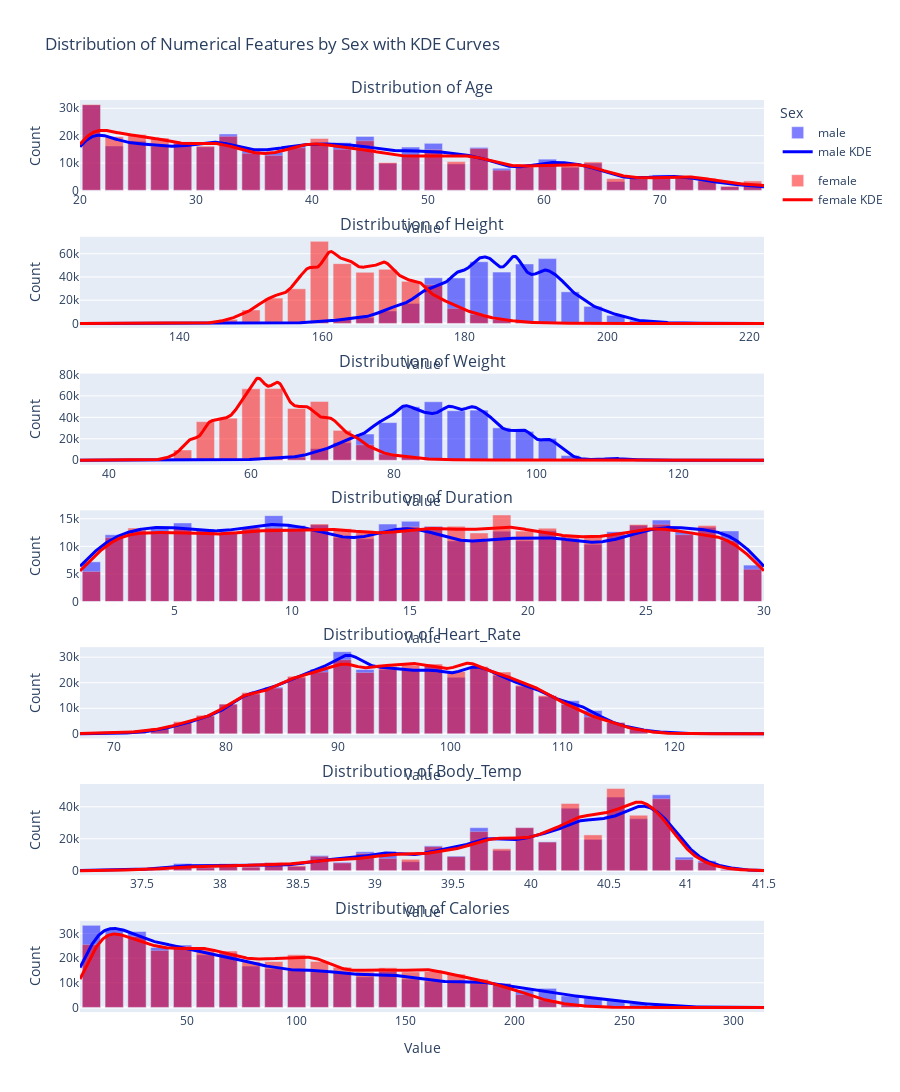

Notebook source saved alongside this figure:
### Code cell
# Add smooth KDE lines to existing distribution plots
numerical_features = train.select_dtypes(include=[np.number]).columns.tolist()

# Create a new figure with the same structure
fig = make_subplots(
    rows=len(numerical_features), 
    cols=1,
    subplot_titles=[f"Distribution of {feature}" for feature in numerical_features],
    vertical_spacing=0.05,
    shared_xaxes=False
)

# Updated color map for better visualization
colors = {'male': 'blue', 'female': 'red'}

# For each numerical feature, create a histogram with KDE lines for each sex
for i, feature in enumerate(numerical_features):
    # Calculate optimal number of bins based on data range - keep on GPU for min/max only
    min_val = float(train_gpu[feature].min())
    max_val = float(train_gpu[feature].max())
    nbins = 30
    bin_width = (max_val - min_val) / nbins
    
    # Create bin edges
    edges = [min_val + j * bin_width for j in range(nbins + 1)]
    centers = [(edges[j] + edges[j+1])/2 for j in range(nbins)]
    
    # Create histograms and KDE for each sex
    for sex in ['male', 'female']:
        # Filter data by sex - work with pandas directly
        filtered = train[train['Sex'] == sex]
        
        # Get feature data directly from pandas DataFrame
        feature_data = filtered[feature].values
        
        # Try to use GPU-accelerated histogram calculation
        try:
            # Convert to CuPy array for GPU acceleration
            feature_data_cp = cp.asarray(feature_data)
            hist_cp, _ = cp.histogram(feature_data_cp, bins=edges)
            hist = cp.asnumpy(hist_cp)  # Convert back to numpy for plotting
        except:
            # Fall back to numpy if CuPy operation fails
            hist, _ = np.histogram(feature_data, bins=edges)
        
        # Add histogram trace
        fig.add_trace(
            go.Bar(
                x=centers,
                y=hist,
                name=sex,
                marker_color=colors[sex],
                opacity=0.5,  # Lower opacity to make the KDE line more visible
                showlegend=(i == 0),
                legendgroup=sex
            ),
            row=i+1, 
            col=1
        )
        
        # Generate KDE using scipy - directly from pandas data
        if len(feature_data) > 1:  # Ensure we have enough data points
            # Sample data if too large to improve KDE performance
            if len(feature_data) > 50000:
                sample_indices = np.random.choice(len(feature_data), 50000, replace=False)
                kde_data = feature_data[sample_indices]
            else:
                kde_data = feature_data
                
            # Generate KDE points
            kde_x = np.linspace(min_val, max_val, 1000)
            kde = stats.gaussian_kde(kde_data)
            kde_y = kde(kde_x) * len(feature_data) * bin_width  # Scale KDE to match histogram height
            
            # Add KDE line trace
            fig.add_trace(
                go.Scatter(
                    x=kde_x,
                    y=kde_y,
                    mode='lines',
                    line=dict(color=colors[sex], width=3),
                    name=f"{sex} KDE",
                    showlegend=(i == 0),
                    legendgroup=sex
                ),
                row=i+1,
                col=1
            )
    
    # Update layout for each subplot
    fig.update_xaxes(title_text="Value", row=i+1, col=1)
    fig.update_yaxes(title_text="Count", row=i+1, col=1)

# Update global layout
fig.update_layout(
    height=300 * len(numerical_features),
    width=900,
    title_text="Distribution of Numerical Features by Sex with KDE Curves",
    barmode='overlay',
    legend_title_text="Sex",
)

# Show the figure
fig.show()

### Figure 1 — Plotly figure (JSON) as saved in the notebook; plotly's stock layout.template omitted (floating-point values rounded to 4 significant figures; data arrays with more than 128 entries replaced by an {"elided": "..."} marker saying what was removed)
{"data": [{"legendgroup": "male", "marker": {"color": "blue"}, "name": "male", "opacity": 0.5, "showlegend": true, "type": "bar", "x": [20.98, 22.95, 24.92, 26.88, 28.85, 30.82, 32.78, 34.75, 36.72, 38.68, 40.65, 42.62, 44.58, 46.55, 48.52, 50.48, 52.45, 54.42, 56.38, 58.35, 60.32, 62.28, 64.25, 66.22, 68.18, 70.15, 72.12, 74.08, 76.05, 78.02], "xaxis": "x", "y": [31220, 16209, 17966, 16088, 17072, 15899, 20601, 14494, 14002, 16315, 16899, 17435, 19718, 9916, 15827, 17191, 9652, 15694, 8072, 8499, 11394, 8428, 9965, 3217, 4510, 5628, 5159, 3437, 1316, 2456], "yaxis": "y"}, {"legendgroup": "male", "line": {"color": "blue", "width": 3}, "mode": "lines", "name": "male KDE", "showlegend": true, "type": "scatter", "x": {"elided": "1000 float values"}, "xaxis": "x", "y": {"elided": "1000 float values"}, "yaxis": "y"}, {"legendgroup": "female", "marker": {"color": "red"}, "name": "female", "opacity": 0.5, "showlegend": true, "type": "bar", "x": [20.98, 22.95, 24.92, 26.88, 28.85, 30.82, 32.78, 34.75, 36.72, 38.68, 40.65, 42.62, 44.58, 46.55, 48.52, 50.48, 52.45, 54.42, 56.38, 58.35, 60.32, 62.28, 64.25, 66.22, 68.18, 70.15, 72.12, 74.08, 76.05, 78.02], "xaxis": "x", "y": [31366, 19635, 20443, 19153, 17730, 16143, 19733, 13535, 12763, 15559, 18996, 15007, 18112, 10157, 12381, 14906, 10539, 15284, 7372, 9591, 9514, 8973, 10380, 4293, 4458, 5084, 5304, 4409, 1470, 3431], "yaxis": "y"}, {"legendgroup": "female", "line": {"color": "red", "width": 3}, "mode": "lines", "name": "female KDE", "showlegend": true, "type": "scatter", "x": {"elided": "1000 float values"}, "xaxis": "x", "y": {"elided": "1000 float values"}, "yaxis": "y"}, {"legendgroup": "male", "marker": {"color": "blue"}, "name": "male", "opacity": 0.5, "showlegend": false, "type": "bar", "x": [127.6, 130.8, 134, 137.2, 140.4, 143.6, 146.8, 150, 153.2, 156.4, 159.6, 162.8, 166, 169.2, 172.4, 175.6, 178.8, 182, 185.2, 188.4, 191.6, 194.8, 198, 201.2, 204.4, 207.6, 210.8, 214, 217.2, 220.4], "xaxis": "x2", "y": [0, 0, 0, 0, 1, 7, 31, 99, 192, 336, 1591, 3237, 4998, 10698, 17206, 39260, 39139, 53055, 44151, 51205, 55766, 27223, 14686, 6927, 2823, 1197, 374, 66, 9, 2], "yaxis": "y2"}, {"legendgroup": "male", "line": {"color": "blue", "width": 3}, "mode": "lines", "name": "male KDE", "showlegend": false, "type": "scatter", "x": {"elided": "1000 float values"}, "xaxis": "x2", "y": {"elided": "1000 float values"}, "yaxis": "y2"}, {"legendgroup": "female", "marker": {"color": "red"}, "name": "female", "opacity": 0.5, "showlegend": false, "type": "bar", "x": [127.6, 130.8, 134, 137.2, 140.4, 143.6, 146.8, 150, 153.2, 156.4, 159.6, 162.8, 166, 169.2, 172.4, 175.6, 178.8, 182, 185.2, 188.4, 191.6, 194.8, 198, 201.2, 204.4, 207.6, 210.8, 214, 217.2, 220.4], "xaxis": "x2", "y": [2, 0, 2, 8, 81, 444, 3553, 11594, 21810, 29776, 70600, 51448, 43951, 46531, 36226, 33218, 13020, 7830, 3288, 1361, 698, 147, 83, 22, 23, 4, 0, 0, 0, 1], "yaxis": "y2"}, {"legendgroup": "female", "line": {"color": "red", "width": 3}, "mode": "lines", "name": "female KDE", "showlegend": false, "type": "scatter", "x": {"elided": "1000 float values"}, "xaxis": "x2", "y": {"elided": "1000 float values"}, "yaxis": "y2"}, {"legendgroup": "male", "marker": {"color": "blue"}, "name": "male", "opacity": 0.5, "showlegend": false, "type": "bar", "x": [37.6, 40.8, 44, 47.2, 50.4, 53.6, 56.8, 60, 63.2, 66.4, 69.6, 72.8, 76, 79.2, 82.4, 85.6, 88.8, 92, 95.2, 98.4, 101.6, 104.8, 108, 111.2, 114.4, 117.6, 120.8, 124, 127.2, 130.4], "xaxis": "x3", "y": [0, 0, 0, 8, 55, 219, 252, 726, 1784, 2766, 10815, 16400, 24463, 35109, 49823, 54541, 46176, 46740, 30218, 26872, 20441, 4478, 708, 1273, 264, 79, 50, 11, 6, 2], "yaxis": "y3"}, {"legendgroup": "male", "line": {"color": "blue", "width": 3}, "mode": "lines", "name": "male KDE", "showlegend": false, "type": "scatter", "x": {"elided": "1000 float values"}, "xaxis": "x3", "y": {"elided": "1000 float values"}, "yaxis": "y3"}, {"legendgroup": "female", "marker": {"color": "red"}, "name": "female", "opacity": 0.5, "showlegend": false, "type": "bar", "x": [37.6, 40.8, 44, 47.2, 50.4, 53.6, 56.8, 60, 63.2, 66.4, 69.6, 72.8, 76, 79.2, 82.4, 85.6, 88.8, 92, 95.2, 98.4, 101.6, 104.8, 108, 111.2, 114.4, 117.6, 120.8, 124, 127.2, 130.4], "xaxis": "x3", "y": [3, 8, 114, 803, 9545, 36006, 39228, 66599, 66843, 48309, 54799, 27858, 14446, 5849, 3099, 1394, 364, 246, 100, 49, 47, 10, 0, 2, 0, 0, 0, 0, 0, 0], "yaxis": "y3"}, {"legendgroup": "female", "line": {"color": "red", "width": 3}, "mode": "lines", "name": "female KDE", "showlegend": false, "type": "scatter", "x": {"elided": "1000 float values"}, "xaxis": "x3", "y": {"elided": "1000 float values"}, "yaxis": "y3"}, {"legendgroup": "male", "marker": {"color": "blue"}, "name": "male", "opacity": 0.5, "showlegend": false, "type": "bar", "x": [1.483, 2.45, 3.417, 4.383, 5.35, 6.317, 7.283, 8.25, 9.217, 10.18, 11.15, 12.12, 13.08, 14.05, 15.02, 15.98, 16.95, 17.92, 18.88, 19.85, 20.82, 21.78, 22.75, 23.72, 24.68, 25.65, 26.62, 27.58, 28.55, 29.52], "xaxis": "x4", "y": [7201, 12105, 12821, 13448, 14249, 13158, 12658, 13306, 15560, 13786, 13923, 11596, 11381, 14039, 14534, 13643, 10972, 10988, 12747, 11013, 12810, 11239, 10378, 12657, 13810, 14763, 12635, 13453, 12798, 6608], "yaxis": "y4"}, {"legendgroup": "male", "line": {"color": "blue", "width": 3}, "mode": "lines", "name": "male KDE", "showlegend": false, "type": "scatter", "x": {"elided": "1000 float values"}, "xaxis": "x4", "y": {"elided": "1000 float values"}, "yaxis": "y4"}, {"legendgroup": "female", "marker": {"color": "red"}, "name": "female", "opacity": 0.5, "showlegend": false, "type": "bar", "x": [1.483, 2.45, 3.417, 4.383, 5.35, 6.317, 7.283, 8.25, 9.217, 10.18, 11.15, 12.12, 13.08, 14.05, 15.02, 15.98, 16.95, 17.92, 18.88, 19.85, 20.82, 21.78, 22.75, 23.72, 24.68, 25.65, 26.62, 27.58, 28.55, 29.52], "xaxis": "x4", "y": [5447, 11584, 13332, 12521, 13244, 12944, 12403, 13437, 13340, 12937, 14044, 13194, 12868, 12662, 13550, 13572, 13639, 12430, 15686, 12762, 13299, 11969, 11982, 12092, 13955, 14005, 12123, 13786, 11058, 5856], "yaxis": "y4"}, {"legendgroup": "female", "line": {"color": "red", "width": 3}, "mode": "lines", "name": "female KDE", "showlegend": false, "type": "scatter", "x": {"elided": "1000 float values"}, "xaxis": "x4", "y": {"elided": "1000 float values"}, "yaxis": "y4"}, {"legendgroup": "male", "marker": {"color": "blue"}, "name": "male", "opacity": 0.5, "showlegend": false, "type": "bar", "x": [68.02, 70.05, 72.08, 74.12, 76.15, 78.18, 80.22, 82.25, 84.28, 86.32, 88.35, 90.38, 92.42, 94.45, 96.48, 98.52, 100.5, 102.6, 104.6, 106.6, 108.7, 110.7, 112.8, 114.8, 116.8, 118.8, 120.9, 122.9, 125.0, 127.0], "xaxis": "x5", "y": [166, 186, 714, 1879, 4214, 6841, 11577, 15577, 18291, 21932, 25331, 32122, 25165, 25139, 24861, 26440, 22112, 25966, 22873, 18621, 14521, 12990, 9144, 4445, 2021, 736, 263, 64, 54, 34], "yaxis": "y5"}, {"legendgroup": "male", "line": {"color": "blue", "width": 3}, "mode": "lines", "name": "male KDE", "showlegend": false, "type": "scatter", "x": {"elided": "1000 float values"}, "xaxis": "x5", "y": {"elided": "1000 float values"}, "yaxis": "y5"}, {"legendgroup": "female", "marker": {"color": "red"}, "name": "female", "opacity": 0.5, "showlegend": false, "type": "bar", "x": [68.02, 70.05, 72.08, 74.12, 76.15, 78.18, 80.22, 82.25, 84.28, 86.32, 88.35, 90.38, 92.42, 94.45, 96.48, 98.52, 100.5, 102.6, 104.6, 106.6, 108.7, 110.7, 112.8, 114.8, 116.8, 118.8, 120.9, 122.9, 125.0, 127.0], "xaxis": "x5", "y": [222, 292, 989, 2310, 4817, 7279, 11672, 16185, 17905, 22552, 24173, 29026, 24005, 26317, 26939, 27333, 24437, 26338, 24196, 19062, 14989, 11472, 6614, 4449, 1632, 343, 129, 37, 5, 2], "yaxis": "y5"}, {"legendgroup": "female", "line": {"color": "red", "width": 3}, "mode": "lines", "name": "female KDE", "showlegend": false, "type": "scatter", "x": {"elided": "1000 float values"}, "xaxis": "x5", "y": {"elided": "1000 float values"}, "yaxis": "y5"}, {"legendgroup": "male", "marker": {"color": "blue"}, "name": "male", "opacity": 0.5, "showlegend": false, "type": "bar", "x": [37.17, 37.32, 37.47, 37.61, 37.76, 37.91, 38.05, 38.2, 38.35, 38.49, 38.64, 38.79, 38.93, 39.08, 39.23, 39.37, 39.52, 39.67, 39.81, 39.96, 40.11, 40.25, 40.4, 40.55, 40.69, 40.84, 40.99, 41.13, 41.28, 41.43], "xaxis": "x6", "y": [53, 88, 1005, 641, 4522, 2057, 4390, 2203, 4921, 2630, 9530, 5286, 11884, 9575, 5632, 15559, 9166, 26942, 12692, 26935, 18086, 39137, 19586, 46089, 32487, 47518, 8497, 6211, 842, 115], "yaxis": "y6"}, {"legendgroup": "male", "line": {"color": "blue", "width": 3}, "mode": "lines", "name": "male KDE", "showlegend": false, "type": "scatter", "x": {"elided": "1000 float values"}, "xaxis": "x6", "y": {"elided": "1000 float values"}, "yaxis": "y6"}, {"legendgroup": "female", "marker": {"color": "red"}, "name": "female", "opacity": 0.5, "showlegend": false, "type": "bar", "x": [37.17, 37.32, 37.47, 37.61, 37.76, 37.91, 38.05, 38.2, 38.35, 38.49, 38.64, 38.79, 38.93, 39.08, 39.23, 39.37, 39.52, 39.67, 39.81, 39.96, 40.11, 40.25, 40.4, 40.55, 40.69, 40.84, 40.99, 41.13, 41.28, 41.43], "xaxis": "x6", "y": [44, 101, 917, 519, 3252, 1720, 3461, 2326, 5209, 3064, 8990, 4875, 10789, 7692, 7149, 15051, 8816, 24497, 13758, 26954, 17937, 42067, 22414, 51436, 34765, 45066, 6947, 5212, 584, 109], "yaxis": "y6"}, {"legendgroup": "female", "line": {"color": "red", "width": 3}, "mode": "lines", "name": "female KDE", "showlegend": false, "type": "scatter", "x": {"elided": "1000 float values"}, "xaxis": "x6", "y": {"elided": "1000 float values"}, "yaxis": "y6"}, {"legendgroup": "male", "marker": {"color": "blue"}, "name": "male", "opacity": 0.5, "showlegend": false, "type": "bar", "x": [6.217, 16.65, 27.08, 37.52, 47.95, 58.38, 68.82, 79.25, 89.68, 100.1, 110.6, 121.0, 131.4, 141.8, 152.3, 162.7, 173.2, 183.6, 194.0, 204.5, 214.9, 225.3, 235.8, 246.2, 256.6, 267.0, 277.5, 287.9, 298.4, 308.8], "xaxis": "x7", "y": [33315, 32049, 30819, 24345, 25341, 21347, 21997, 16793, 15725, 15429, 14499, 14275, 12426, 14581, 11512, 10698, 10518, 9649, 9791, 7086, 7749, 4690, 3825, 2849, 1606, 1027, 123, 77, 112, 26], "yaxis": "y7"}, {"legendgroup": "male", "line": {"color": "blue", "width": 3}, "mode": "lines", "name": "male KDE", "showlegend": false, "type": "scatter", "x": {"elided": "1000 float values"}, "xaxis": "x7", "y": {"elided": "1000 float values"}, "yaxis": "y7"}, {"legendgroup": "female", "marker": {"color": "red"}, "name": "female", "opacity": 0.5, "showlegend": false, "type": "bar", "x": [6.217, 16.65, 27.08, 37.52, 47.95, 58.38, 68.82, 79.25, 89.68, 100.1, 110.6, 121.0, 131.4, 141.8, 152.3, 162.7, 173.2, 183.6, 194.0, 204.5, 214.9, 225.3, 235.8, 246.2, 256.6, 267.0, 277.5, 287.9, 298.4, 308.8], "xaxis": "x7", "y": [25498, 29561, 28804, 23144, 24809, 23522, 22927, 18616, 18632, 21348, 18686, 16331, 14377, 16099, 14407, 14571, 13519, 11451, 9648, 5263, 3014, 1026, 420, 26, 12, 7, 2, 0, 1, 0], "yaxis": "y7"}, {"legendgroup": "female", "line": {"color": "red", "width": 3}, "mode": "lines", "name": "female KDE", "showlegend": false, "type": "scatter", "x": {"elided": "1000 float values"}, "xaxis": "x7", "y": {"elided": "1000 float values"}, "yaxis": "y7"}], "layout": {"annotations": [{"font": {"size": 16}, "showarrow": false, "text": "Distribution of Age", "x": 0.5, "xanchor": "center", "xref": "paper", "y": 1, "yanchor": "bottom", "yref": "paper"}, {"font": {"size": 16}, "showarrow": false, "text": "Distribution of Height", "x": 0.5, "xanchor": "center", "xref": "paper", "y": 0.85, "yanchor": "bottom", "yref": "paper"}, {"font": {"size": 16}, "showarrow": false, "text": "Distribution of Weight", "x": 0.5, "xanchor": "center", "xref": "paper", "y": 0.7, "yanchor": "bottom", "yref": "paper"}, {"font": {"size": 16}, "showarrow": false, "text": "Distribution of Duration", "x": 0.5, "xanchor": "center", "xref": "paper", "y": 0.55, "yanchor": "bottom", "yref": "paper"}, {"font": {"size": 16}, "showarrow": false, "text": "Distribution of Heart_Rate", "x": 0.5, "xanchor": "center", "xref": "paper", "y": 0.4, "yanchor": "bottom", "yref": "paper"}, {"font": {"size": 16}, "showarrow": false, "text": "Distribution of Body_Temp", "x": 0.5, "xanchor": "center", "xref": "paper", "y": 0.25, "yanchor": "bottom", "yref": "paper"}, {"font": {"size": 16}, "showarrow": false, "text": "Distribution of Calories", "x": 0.5, "xanchor": "center", "xref": "paper", "y": 0.1, "yanchor": "bottom", "yref": "paper"}], "barmode": "overlay", "height": 2100, "legend": {"title": {"text": "Sex"}}, "title": {"text": "Distribution of Numerical Features by Sex with KDE Curves"}, "width": 900, "xaxis": {"anchor": "y", "domain": [0, 1], "title": {"text": "Value"}}, "xaxis2": {"anchor": "y2", "domain": [0, 1], "title": {"text": "Value"}}, "xaxis3": {"anchor": "y3", "domain": [0, 1], "title": {"text": "Value"}}, "xaxis4": {"anchor": "y4", "domain": [0, 1], "title": {"text": "Value"}}, "xaxis5": {"anchor": "y5", "domain": [0, 1], "title": {"text": "Value"}}, "xaxis6": {"anchor": "y6", "domain": [0, 1], "title": {"text": "Value"}}, "xaxis7": {"anchor": "y7", "domain": [0, 1], "title": {"text": "Value"}}, "yaxis": {"anchor": "x", "domain": [0.9, 1], "title": {"text": "Count"}}, "yaxis2": {"anchor": "x2", "domain": [0.75, 0.85], "title": {"text": "Count"}}, "yaxis3": {"anchor": "x3", "domain": [0.6, 0.7], "title": {"text": "Count"}}, "yaxis4": {"anchor": "x4", "domain": [0.45, 0.55], "title": {"text": "Count"}}, "yaxis5": {"anchor": "x5", "domain": [0.3, 0.4], "title": {"text": "Count"}}, "yaxis6": {"anchor": "x6", "domain": [0.15, 0.25], "title": {"text": "Count"}}, "yaxis7": {"anchor": "x7", "domain": [0, 0.1], "title": {"text": "Count"}}}}
